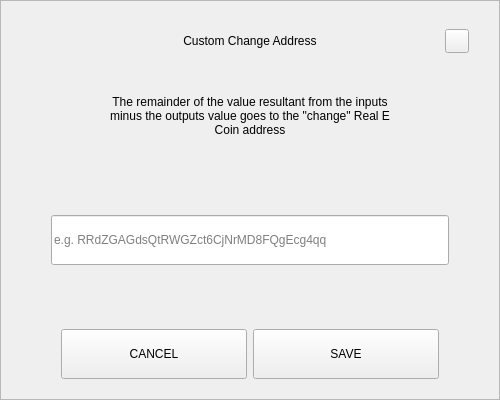
<?xml version="1.0" encoding="UTF-8"?>
<ui version="4.0">
 <class>SendChangeAddressDialog</class>
 <widget class="QDialog" name="SendChangeAddressDialog">
  <property name="geometry">
   <rect>
    <x>0</x>
    <y>0</y>
    <width>500</width>
    <height>400</height>
   </rect>
  </property>
  <property name="windowTitle">
   <string>Dialog</string>
  </property>
  <layout class="QVBoxLayout" name="verticalLayout">
   <property name="spacing">
    <number>0</number>
   </property>
   <property name="leftMargin">
    <number>0</number>
   </property>
   <property name="topMargin">
    <number>0</number>
   </property>
   <property name="rightMargin">
    <number>0</number>
   </property>
   <property name="bottomMargin">
    <number>0</number>
   </property>
   <item>
    <widget class="QFrame" name="frame">
     <property name="styleSheet">
      <string notr="true"/>
     </property>
     <property name="frameShape">
      <enum>QFrame::StyledPanel</enum>
     </property>
     <property name="frameShadow">
      <enum>QFrame::Raised</enum>
     </property>
     <layout class="QVBoxLayout" name="verticalLayout_2" stretch="0,0,0,0,0,0,0">
      <property name="spacing">
       <number>0</number>
      </property>
      <property name="leftMargin">
       <number>30</number>
      </property>
      <property name="topMargin">
       <number>20</number>
      </property>
      <property name="rightMargin">
       <number>30</number>
      </property>
      <property name="bottomMargin">
       <number>20</number>
      </property>
      <item>
       <layout class="QHBoxLayout" name="horizontalLayout_3">
        <property name="spacing">
         <number>0</number>
        </property>
        <item>
         <spacer name="horizontalSpacer_2">
          <property name="orientation">
           <enum>Qt::Horizontal</enum>
          </property>
          <property name="sizeHint" stdset="0">
           <size>
            <width>40</width>
            <height>20</height>
           </size>
          </property>
         </spacer>
        </item>
        <item>
         <widget class="QLabel" name="labelTitle">
          <property name="minimumSize">
           <size>
            <width>0</width>
            <height>40</height>
           </size>
          </property>
          <property name="maximumSize">
           <size>
            <width>16777215</width>
            <height>40</height>
           </size>
          </property>
          <property name="styleSheet">
           <string notr="true">padding-left:24px;</string>
          </property>
          <property name="text">
           <string>Custom Change Address</string>
          </property>
          <property name="alignment">
           <set>Qt::AlignCenter</set>
          </property>
          <property name="margin">
           <number>7</number>
          </property>
         </widget>
        </item>
        <item>
         <spacer name="horizontalSpacer">
          <property name="orientation">
           <enum>Qt::Horizontal</enum>
          </property>
          <property name="sizeHint" stdset="0">
           <size>
            <width>40</width>
            <height>20</height>
           </size>
          </property>
         </spacer>
        </item>
        <item>
         <widget class="QPushButton" name="btnEsc">
          <property name="minimumSize">
           <size>
            <width>24</width>
            <height>24</height>
           </size>
          </property>
          <property name="maximumSize">
           <size>
            <width>24</width>
            <height>24</height>
           </size>
          </property>
          <property name="focusPolicy">
           <enum>Qt::NoFocus</enum>
          </property>
          <property name="text">
           <string/>
          </property>
         </widget>
        </item>
       </layout>
      </item>
      <item>
       <spacer name="verticalSpacer_2">
        <property name="orientation">
         <enum>Qt::Vertical</enum>
        </property>
        <property name="sizeType">
         <enum>QSizePolicy::Fixed</enum>
        </property>
        <property name="sizeHint" stdset="0">
         <size>
          <width>20</width>
          <height>20</height>
         </size>
        </property>
       </spacer>
      </item>
      <item alignment="Qt::AlignHCenter">
       <widget class="QLabel" name="labelMessage">
        <property name="minimumSize">
         <size>
          <width>0</width>
          <height>70</height>
         </size>
        </property>
        <property name="text">
         <string>The remainder of the value resultant from the inputs minus the outputs value goes to the &quot;change&quot; Real E Coin address</string>
        </property>
        <property name="alignment">
         <set>Qt::AlignCenter</set>
        </property>
        <property name="wordWrap">
         <bool>true</bool>
        </property>
       </widget>
      </item>
      <item>
       <spacer name="verticalSpacer_3">
        <property name="orientation">
         <enum>Qt::Vertical</enum>
        </property>
        <property name="sizeHint" stdset="0">
         <size>
          <width>20</width>
          <height>40</height>
         </size>
        </property>
       </spacer>
      </item>
      <item>
       <layout class="QHBoxLayout" name="horizontalLayout_2">
        <property name="spacing">
         <number>0</number>
        </property>
        <property name="leftMargin">
         <number>20</number>
        </property>
        <property name="rightMargin">
         <number>20</number>
        </property>
        <item>
         <widget class="QLineEdit" name="lineEditAddress">
          <property name="minimumSize">
           <size>
            <width>0</width>
            <height>50</height>
           </size>
          </property>
          <property name="placeholderText">
           <string notr="true">e.g. RRdZGAGdsQtRWGZct6CjNrMD8FQgEcg4qq</string>
          </property>
         </widget>
        </item>
       </layout>
      </item>
      <item>
       <spacer name="verticalSpacer">
        <property name="orientation">
         <enum>Qt::Vertical</enum>
        </property>
        <property name="sizeHint" stdset="0">
         <size>
          <width>20</width>
          <height>40</height>
         </size>
        </property>
       </spacer>
      </item>
      <item>
       <layout class="QHBoxLayout" name="horizontalLayout" stretch="2,2">
        <property name="spacing">
         <number>6</number>
        </property>
        <property name="leftMargin">
         <number>30</number>
        </property>
        <property name="rightMargin">
         <number>30</number>
        </property>
        <item>
         <widget class="QPushButton" name="btnCancel">
          <property name="minimumSize">
           <size>
            <width>180</width>
            <height>50</height>
           </size>
          </property>
          <property name="focusPolicy">
           <enum>Qt::NoFocus</enum>
          </property>
          <property name="text">
           <string>CANCEL</string>
          </property>
         </widget>
        </item>
        <item>
         <widget class="QPushButton" name="btnSave">
          <property name="minimumSize">
           <size>
            <width>180</width>
            <height>50</height>
           </size>
          </property>
          <property name="focusPolicy">
           <enum>Qt::NoFocus</enum>
          </property>
          <property name="text">
           <string>SAVE</string>
          </property>
         </widget>
        </item>
       </layout>
      </item>
     </layout>
    </widget>
   </item>
  </layout>
 </widget>
 <resources/>
 <connections/>
</ui>
